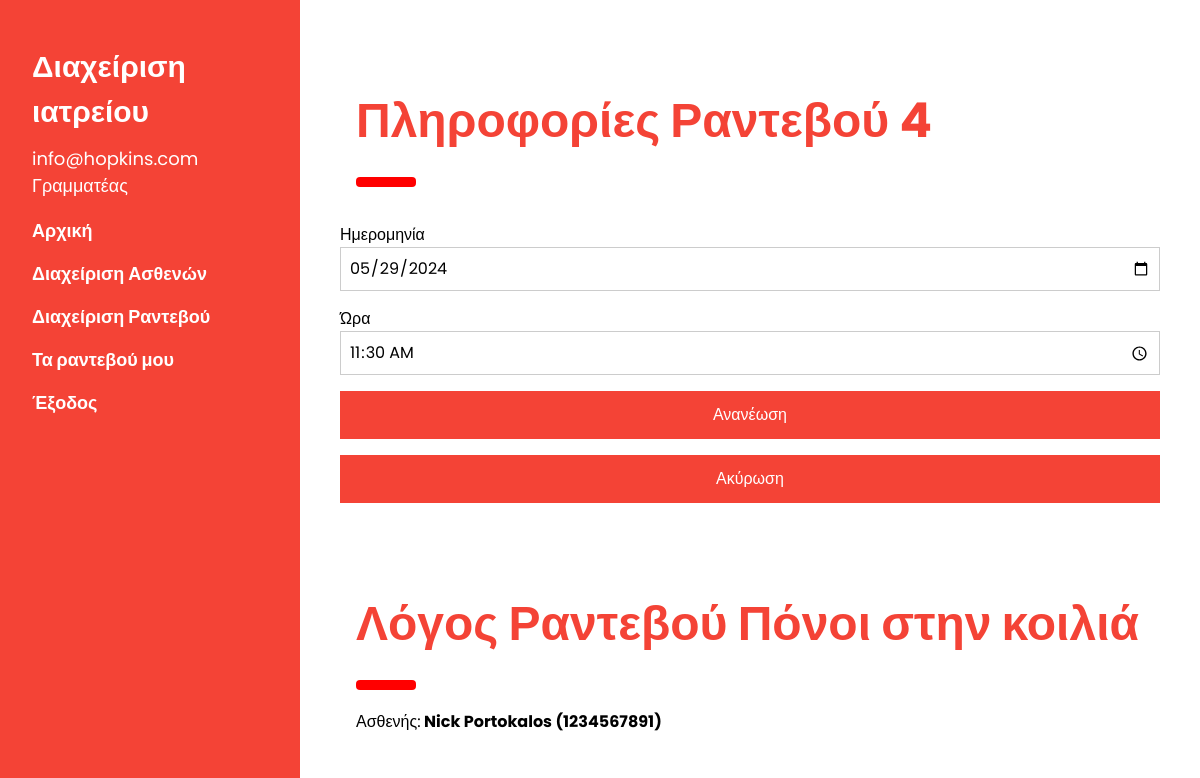
Screenshot of /appointment.php?appointment_id=4 (signed in) with the database file from the repository.
### tables this page shows
CREATE TABLE `appointment` (
  `id` int(11) NOT NULL,
  `appointment_date` date NOT NULL,
  `appointment_hour` time NOT NULL,
  `reason` varchar(100) NOT NULL,
  `doctor_id` int(11) NOT NULL,
  `patient_id` int(11) NOT NULL,
  `register_date` date NOT NULL,
  `status` enum('Δημιουργημένο','Τηρημένο','Ολοκληρωμένο','Ακυρωμένο') NOT NULL DEFAULT 'Δημιουργημένο'
);

CREATE TABLE `user` (
  `id` int(11) NOT NULL,
  `email` varchar(40) NOT NULL,
  `password` varchar(10) NOT NULL,
  `fullname` varchar(50) NOT NULL,
  `idcard` varchar(12) NOT NULL,
  `role` enum('Ασθενής','Ιατρός','Γραμματέας','') NOT NULL
);

CREATE TABLE `patient` (
  `id` int(11) NOT NULL,
  `user_id` int(11) NOT NULL,
  `security_number` varchar(10) NOT NULL,
  `register_date` date NOT NULL
);

### dbfunctions.php (called while the page is built, shortened)
<?php
    function getAppointmentId($conn,$id){
        $sql = "SELECT a.*,p.security_number,up.fullname as patient_fullname,
                ud.fullname as doctor_fullname,d.specialization
                FROM appointment a
                INNER JOIN doctor d
                ON d.id = a.doctor_id
                INNER JOIN patient p
                ON p.id = a.patient_id
                INNER JOIN user up
                ON p.user_id = up.id
                INNER JOIN user ud
                ON d.user_id = ud.id
                WHERE a.id = '$id'";
        $result = mysqli_query($conn, $sql);
        if ($result && mysqli_num_rows($result) > 0) {
            while ($row = mysqli_fetch_assoc($result)) {
                return $row;
            }
        }
        return -1;
    }
?>

### appointment.php (the view, shortened to what this page needs)
<?php
	include 'start.php';
  $ans = "";
  $appointment_id = "";
  if (isset($_POST['completion'])){
    $appointment_id = $_POST['appointment_id'];
    $appointment = getAppointmentId($conn,$appointment_id);
    $health_problems = $_POST['health_problems'];
    $treatment = $_POST['treatment'];
    completeAppointment($conn, $appointment_id);
    setRecord($conn, $appointment['doctor_id'], $appointment['patient_id'], $health_problems, $treatment);
    $ans = "Το ραντεβού έχει ολοκληρωθεί. Μπορείτε να δείτε το ιστορικό του ασθενούς";
    $appointment = getAppointmentId($conn,$appointment_id);
  }
  else if (isset($_POST['cancel'])){
    $appointment_id = $_POST['appointment_id'];
    cancelAppointment($conn, $appointment_id);
    $appointment = getAppointmentId($conn,$appointment_id);
    $ans = "Το ραντεβού με id ".$appointment_id." ακυρώθηκε";
  }
  else if (isset($_GET['appointment_id'])){
    $appointment_id = $_GET['appointment_id'];
      $appointment = getAppointmentId($conn,$appointment_id);
  }
  else{
    header('Location: index.php?redirect=noappointment');
    exit;
  }
?>
<div class="w3-main" style="margin-left:340px;margin-right:40px">
 <?php
  if ($appointment['status']=='Ολοκληρωμένο'){ ?>
    <div class="w3-container" id="designers" style="margin-top:75px">
    <h1 class="w3-xxxlarge w3-text-red"><b>Ολοκληρωμένο Ραντεβού <?php echo $appointment_id;?></b></h1>
    <hr style="width:50px;border:5px solid red" class="w3-round">
    <p> <?php
      echo $ans;
      ?>
    </p>
  </div>
  <?php
  }
  else{
 ?>
  <div class="w3-container" id="designers" style="margin-top:75px">
    <h1 class="w3-xxxlarge w3-text-red"><b>Πληροφορίες Ραντεβού <?php echo $appointment_id;?></b></h1>
    <hr style="width:50px;border:5px solid red" class="w3-round">
  </div>
  <form action="" method ="POST">
    <div class="w3-section">
      <label>Ημερομηνία</label>
      <input class="w3-input w3-border" type="date" name="appointment_date" required value="<?php echo $appointment['appointment_date'];?>">
    </div>
    <div class="w3-section">
      <label>Ώρα</label>
      <input class="w3-input w3-border" type="time" name="appointment_hour" min="09:00" max="20:30" step="1800" required value="<?php echo $appointment['appointment_hour'];?>">
    </div>
    <button type="submit" name="update" class="w3-button w3-block w3-padding-large w3-red w3-margin-bottom">Ανανέωση</button>
  </form>
  <form action="" method="POST">
    <button type="submit" name="cancel" class="w3-button w3-block w3-padding-large w3-red w3-margin-bottom">Ακύρωση</button>
  </form>
<div class="w3-container" id="designers" style="margin-top:75px">
    <h1 class="w3-xxxlarge w3-text-red"><b>Λόγος Ραντεβού <?php echo $appointment['reason'];?></b></h1>
    <hr style="width:50px;border:5px solid red" class="w3-round">
    <p> Ασθενής:<strong>
      <?php echo $appointment['patient_fullname']." (".$appointment['security_number'].")";
      ?>
      </strong></p>
  </div>
<?php }?>
</div>
<?php
	include 'end.php';
?>

### styles/w3.css (style rules this page uses)
*,*:before,*:after { box-sizing:inherit }
html { -ms-text-size-adjust:100%;-webkit-text-size-adjust:100% }
body { margin:0 }
b,strong { font-weight:bolder }
hr { box-sizing:content-box;height:0;overflow:visible }
button,input,select,textarea,optgroup { font:inherit;margin:0 }
button,input { overflow:visible }
button,select { text-transform:none }
button,[type=button],[type=reset],[type=submit] { -webkit-appearance:button }
html,body { font-family:Verdana,sans-serif;font-size:15px;line-height:1.5 }
html { overflow-x:hidden }
h1 { font-size:36px }
h1,h2,h3,h4,h5,h6 { font-family:"Segoe UI",Arial,sans-serif;font-weight:400;margin:10px 0 }
hr { border:0;border-top:1px solid #eee;margin:20px 0 }
.w3-btn,.w3-button { border:none;display:inline-block;padding:8px 16px;vertical-align:middle;overflow:hidden;text-decoration:none;color:inherit;background-color:inherit;text-align:center;cursor:pointer;white-space:nowrap }
.w3-btn,.w3-button { -webkit-touch-callout:none;-webkit-user-select:none;-khtml-user-select:none;-moz-user-select:none;-ms-user-select:none;user-select:none }
.w3-input { padding:8px;display:block;border:none;border-bottom:1px solid #ccc;width:100% }
.w3-main,#main { transition:margin-left .4s }
.w3-block { display:block;width:100% }
.w3-container:after,.w3-container:before,.w3-panel:after,.w3-panel:before,.w3-row:after,.w3-row:before,.w3-row-padding:after,.w3-row-padding:before, .w3-cell-row:before,.w3-cell-row:after,.w3-clear:after,.w3-clear:before,.w3-bar:before,.w3-bar:after { content:"";display:table;clear:both }
.w3-round,.w3-round-medium { border-radius:4px }
.w3-container,.w3-panel { padding:0.01em 16px }
.w3-xxxlarge { font-size:48px!important }
.w3-border { border:1px solid #ccc!important }
.w3-section,.w3-code { margin-top:16px!important;margin-bottom:16px!important }
.w3-margin-bottom { margin-bottom:16px!important }
.w3-padding-large { padding:12px 24px!important }
.w3-red,.w3-hover-red:hover { color:#fff!important;background-color:#f44336!important }
.w3-text-red,.w3-hover-text-red:hover { color:#f44336!important }

### start.php (style rules this page uses)
body,h1,h2,h3,h4,h5 { font-family: "Poppins", sans-serif }
body { font-size:16px; }

### rows the page displays
appointment: appointment_date "05/29/2024", appointment_hour "11:30:00", reason "Πόνοι στην κοιλιά", user.fullname "Nick Portokalos", patient.security_number "1234567891"

### other values shown
$_SESSION['email'] "info@hopkins.com"
$_SESSION['role'] "Γραμματέας"
$appointment_id "4"
